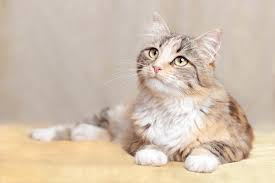
#> input picture python/opencv/photos/cat_large.jpg, 275 x 183 px, found by its file name
$ python masking.py
#> lines starting #> are read from the running program, lines starting #| are printed output that depends on the picture; after the words box and inside, x2 and y2 are one past the last pixel; in counts of white or black regions, pixels touching at a corner belong together
import cv2 as cv
import numpy as np

cat=cv.imread(r"C:\Users\kkamb\OneDrive\Desktop\code_learn\python\opencv\photos\cat_large.jpg")
#> cat is the input picture: shape (183, 275, 3); mean B, G, R 175.6, 193.4, 210.4
blank=np.zeros(cat.shape[:2],dtype='uint8')
cv.imshow('Blank',blank);

mask=cv.circle(blank.copy(),(cat.shape[1]//2, cat.shape[0]//2),50,(255,0,255),-1)
cv.imshow('Mask',mask)
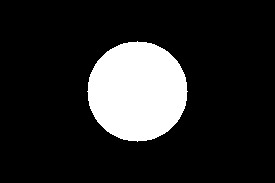
#> window 'Mask': shape (183, 275); 15.6% white; 1 white region, box (x1, y1, x2, y2) and area: (87, 41, 188, 142) 7845

rectangle=cv.rectangle(blank.copy(),(30,30),(250,250),(0,255,255),-1)
cv.imshow('Rectangle',rectangle)

#mask using the rectangle
# rectangle=cv.rectangle(blank,(cat.shape[1]//2,cat.shape[0]//2),(cat.shape[1]//2,cat.shape[0]//2),50,255,-1)
# cv.imshow('Rectangle Mask',rectangle)


# #bitwise_and operation perform
bitwise=cv.bitwise_and(cat,cat,mask=mask);
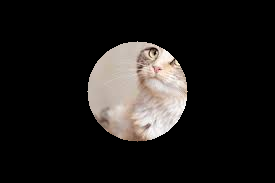
#> bitwise: shape (183, 275, 3); mean B, G, R 27.1, 28.7, 31.2
cv.imshow('Bitwise and',bitwise)


cv.imshow('Cat Image',cat)
cv.waitKey(0)

$ run again, with python/opencv/photos/Best.jpg copied over python/opencv/photos/cat_large.jpg
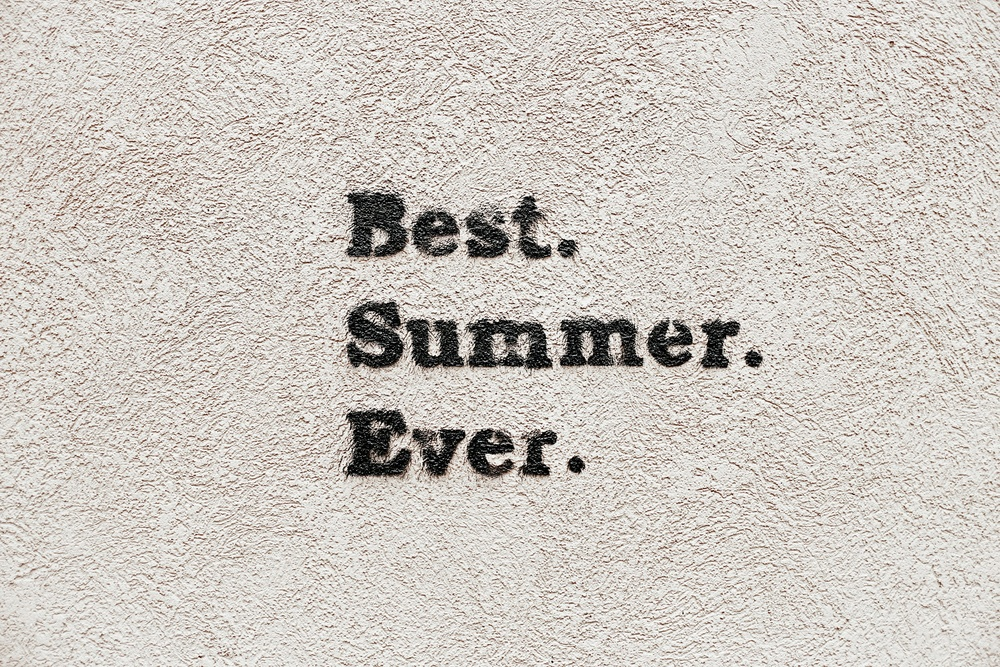
#> input picture python/opencv/photos/Best.jpg, 1000 x 667 px, shrunk from 3000 x 2000 before the run, found by its file name
#> cat is the input picture: shape (667, 1000, 3); mean B, G, R 192.7, 199.1, 204.6
#> `cv.imshow('Mask',mask)`:
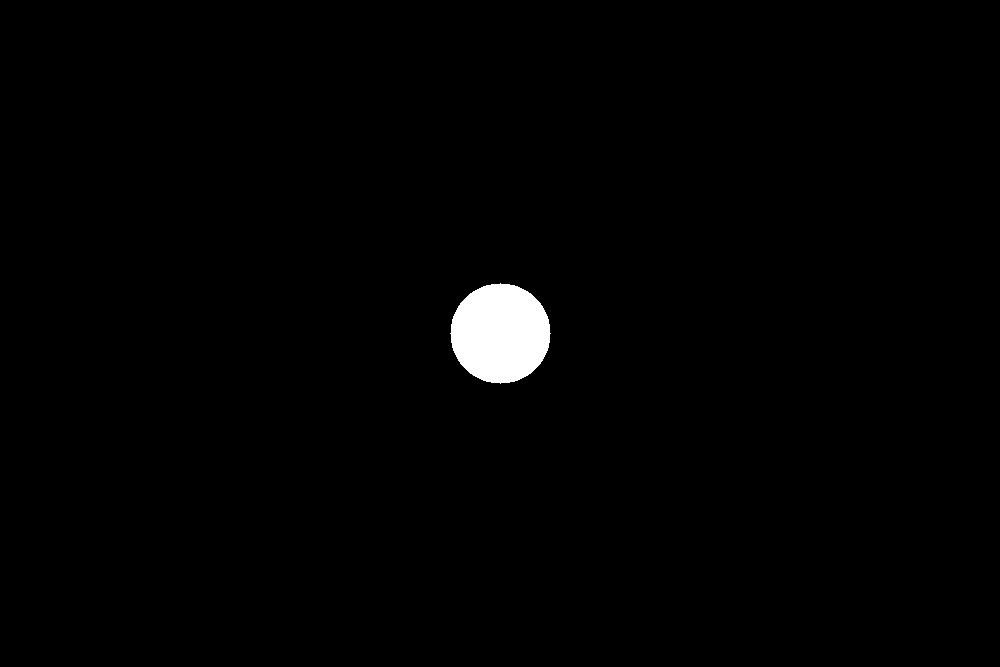
#> window 'Mask': shape (667, 1000); 1.2% white; 1 white region, box (x1, y1, x2, y2) and area: (450, 283, 551, 384) 7845

$ run again, with python/opencv/photos/Elon_Musk_Royal_Society_crop.jpg copied over python/opencv/photos/cat_large.jpg
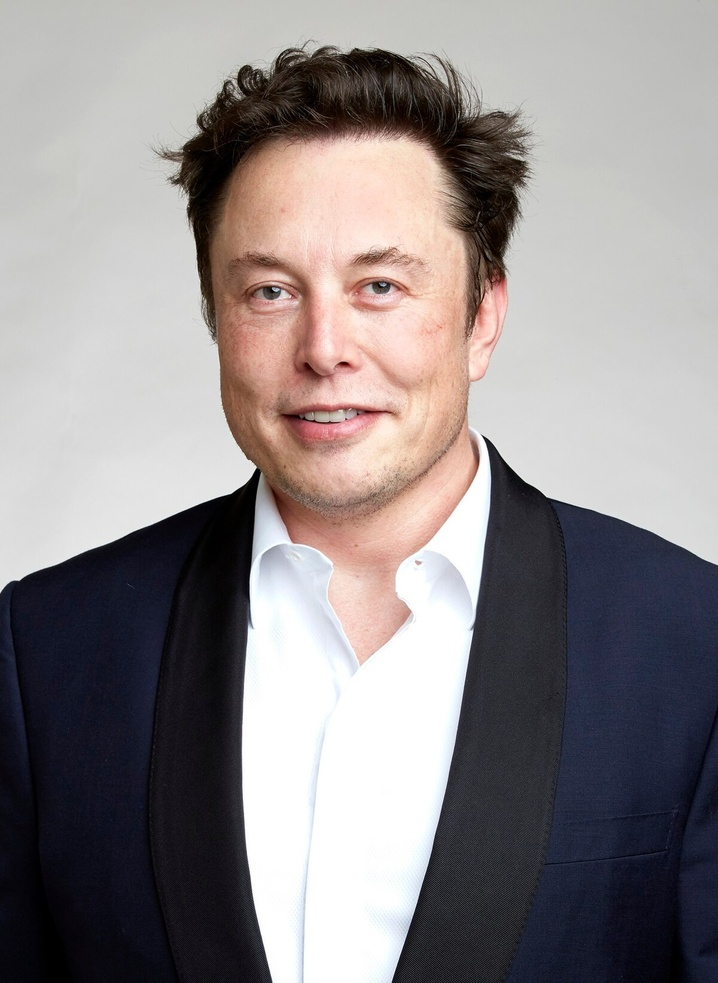
#> input picture python/opencv/photos/Elon_Musk_Royal_Society_crop.jpg, 718 x 983 px, shrunk from 1200 x 1642 before the run, found by its file name
#> cat is the input picture: shape (983, 718, 3); mean B, G, R 137.7, 136.8, 142.9
#> `cv.imshow('Mask',mask)`:
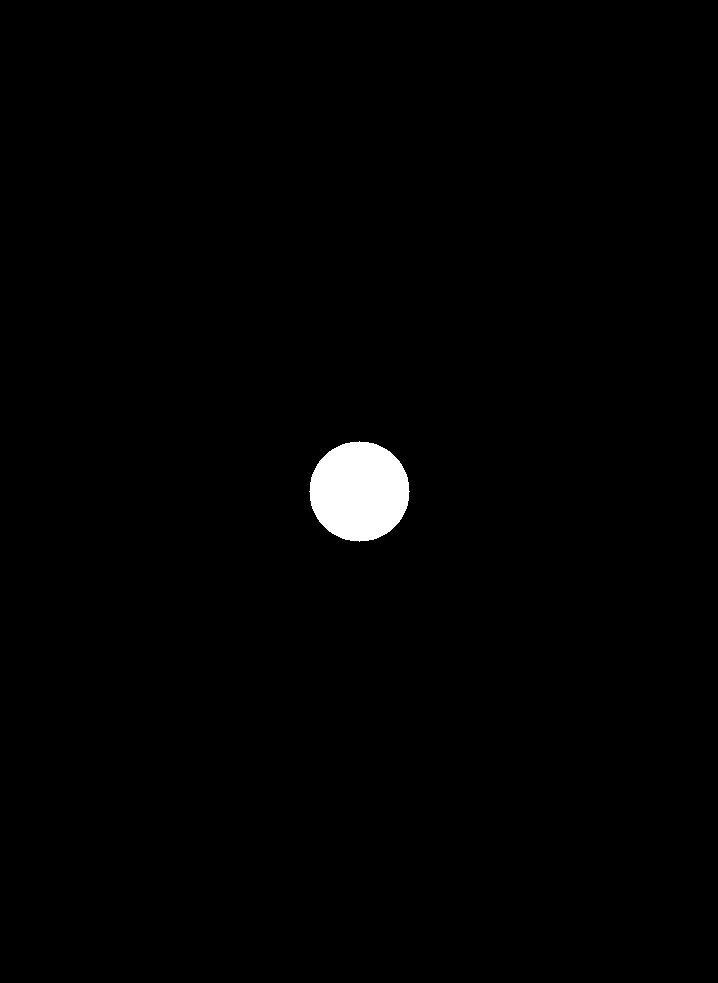
#> window 'Mask': shape (983, 718); 1.1% white; 1 white region, box (x1, y1, x2, y2) and area: (309, 441, 410, 542) 7845
